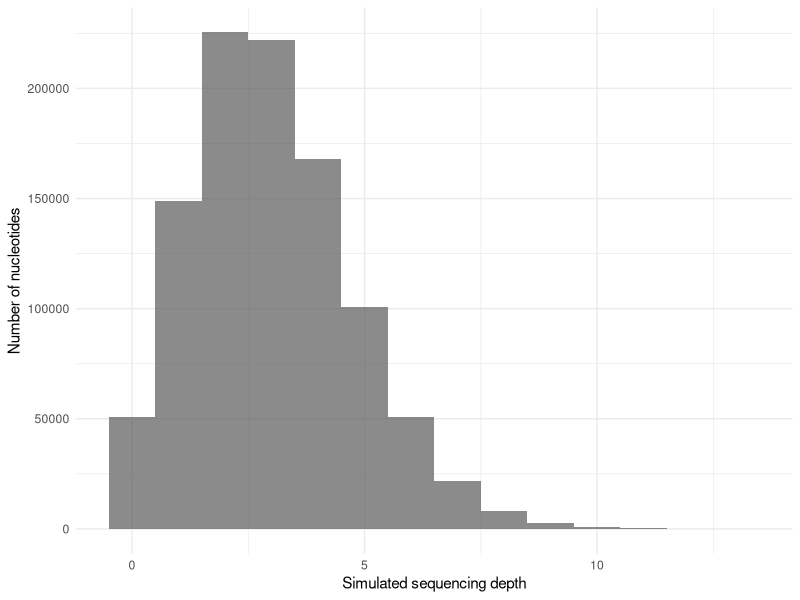
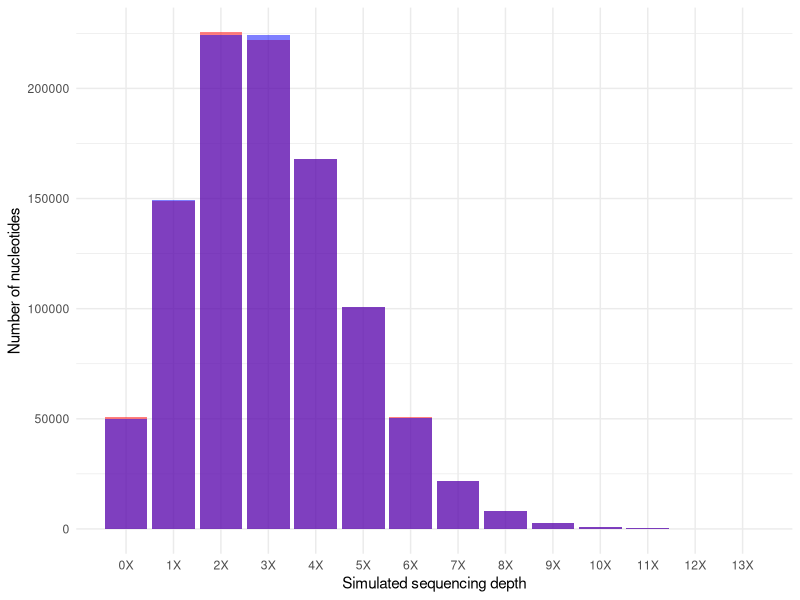

These figures' R source, in order:
#Genome Assembly
#Etta Schaye
#Due Sep. 20th, 2024

#Set working directory
setwd("qbb2024-answers/week1/")

#Import libraries
library(tidyverse)

#Import simulated data
simulated_coverage <- read_csv("genome_coverage.csv", col_names = FALSE)
simulated_coverage <- simulated_coverage %>% rename("position_coverage" = "X1")
              
#Plot simulated data
ggplot(simulated_coverage, 
       aes(position_coverage)) +
  geom_histogram(bins = 14, alpha = 0.7) + #one bin for integers 0 to 13
  xlab("Simulated sequencing depth") +
  ylab("Number of nucleotides") +
  theme_minimal()

#Make a vector containing all coverage options (integers 0 to 13)
sequencing_depth <- 0:13 

#Calculate Poisson distribution 
poisson_overlay <- dpois(x = sequencing_depth, lambda = 3)

#Make a tibble containing the range of coverage and the likelihood of an individual position having that coverage
poisson_overlay <- tibble(Column1 = sequencing_depth, Column2 = poisson_overlay)
poisson_overlay <- rename(poisson_overlay, depth = Column1, probability = Column2)
poisson_overlay <- mutate(poisson_overlay, depth_label = paste0(depth,"X"))


#Count the number of positions with each coverage level 
coverage_distribution <- simulated_coverage %>% count(position_coverage)

#Can I join these and make one tibble?
full_data <- poisson_overlay %>% left_join(coverage_distribution, by = join_by(depth == position_coverage
                                                    ))
full_data <- full_data %>% mutate(poisson_predicted_n = probability * 1000000)

ggplot(full_data) + #one bin for integers 0 to 13
  xlab("Simulated sequencing depth") +
  ylab("Number of nucleotides") +
  scale_x_discrete(limits = full_data$depth, labels = full_data$depth_label) +
  theme_minimal() +
  geom_col(aes(x = depth, y = n), fill = "red", alpha = 0.5) +
  geom_col(aes(x = depth, y = poisson_predicted_n), fill = "blue", alpha = 0.5)


#Count how many times each coverage level occurred 
print(full_data)
#50687 positions were not sequenced 
#Poisson estimate for 0X: 0.04978707
#With 1 million positions, 0X coverage should occur 49787.07 times
